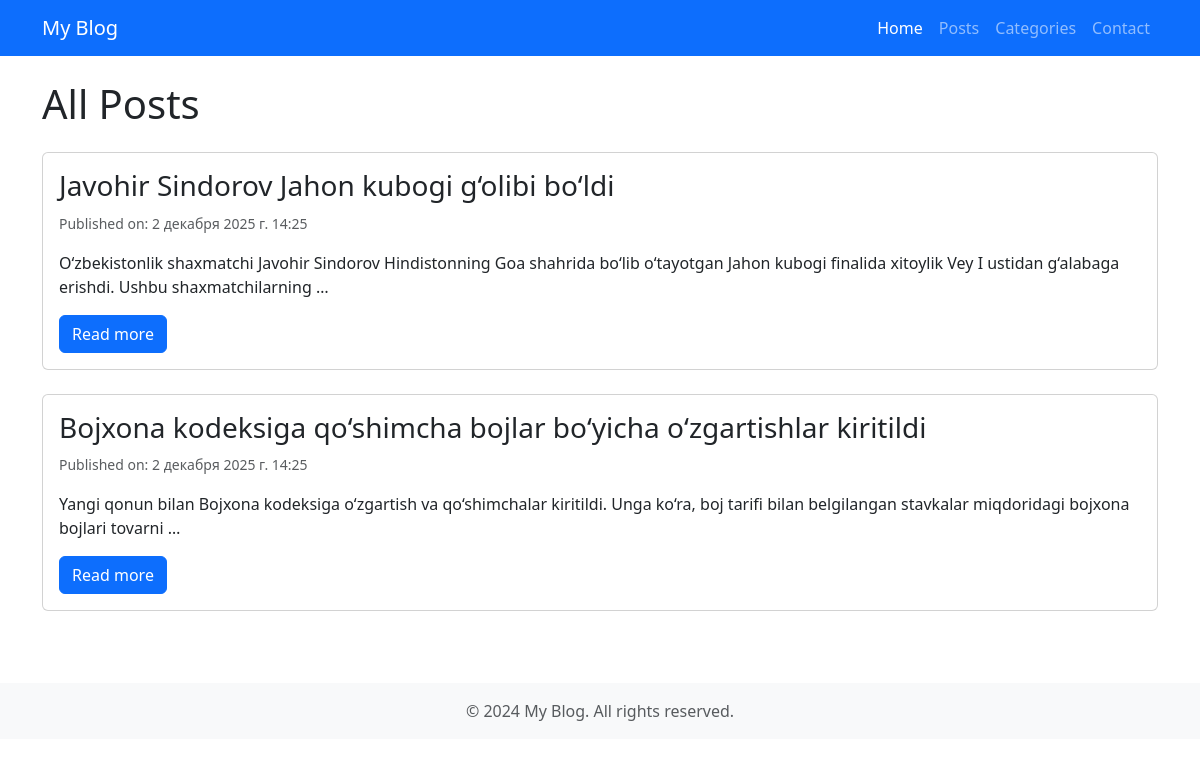
/posts/, run on the app's committed database.
### blog/models.py (models this page shows, shortened)
class Post(models.Model):
    title = models.CharField(max_length=250,blank=False)
    content = models.TextField()
    category = models.ForeignKey(Category, on_delete=models.PROTECT, related_name="posts")
    author = models.CharField(max_length=250,blank=True)
    likes = models.IntegerField(default=0)
    dislikes = models.IntegerField(default=0)
    published = models.BooleanField(default=False)
    created_at = models.DateTimeField(auto_now_add=True)
    updated_at = models.DateTimeField(auto_now=True)

### blog/views.py (the view)
# urls.py: path("posts/", views.postList, name="post_list"),
def postList(request):
    posts = Post.objects.filter(published=True)
    return render(request, template_name="post_list.html",context={"posts":posts})

### templates/post_list.html
{% extends 'base.html' %}
{% block content %}
    <div class="container mt-4">
        <div class="row">
            <div class="col-12">
                <h1 class="mb-4">All Posts</h1>
            </div>
        </div>
        <div class="row">
            {% for post in posts %}
            <div class="col-12 mb-4">
                <div class="card">
                    <div class="card-body">
                        <h3 class="card-title">{{post.title}}</h3>
                        <p class="text-muted">
                            <small>Published on: {{post.created_at}}</small>
                        </p>
                        <p class="card-text">
                            {{post.content|truncatewords:"20"}}
                        </p>
                        <a href="{% url 'blog:post_detail' post.id %}" class="btn btn-primary">Read more</a>
                    </div>
                </div>
            </div>
            {% endfor %}
        </div>
    </div>
{% endblock %}

### data on the page
Post: title "Javohir Sindorov Jahon kubogi g‘olibi bo‘ldi", created_at "2 декабря 2025 г. 14:25", content "O‘zbekistonlik shaxmatchi Javohir Sindorov Hindistonning Goa shahrida bo‘lib o‘tayotgan Jahon kubogi finalida xitoylik Vey I ustidan g‘alabaga erishdi. Ushbu shaxmatchilarning …"
Post: title "Bojxona kodeksiga qo‘shimcha bojlar bo‘yicha o‘zgartishlar kiritildi", created_at "2 декабря 2025 г. 14:25", content "Yangi qonun bilan Bojxona kodeksiga o‘zgartish va qo‘shimchalar kiritildi. Unga ko‘ra, boj tarifi bilan belgilangan stavkalar miqdoridagi bojxona bojlari tovarni …"
